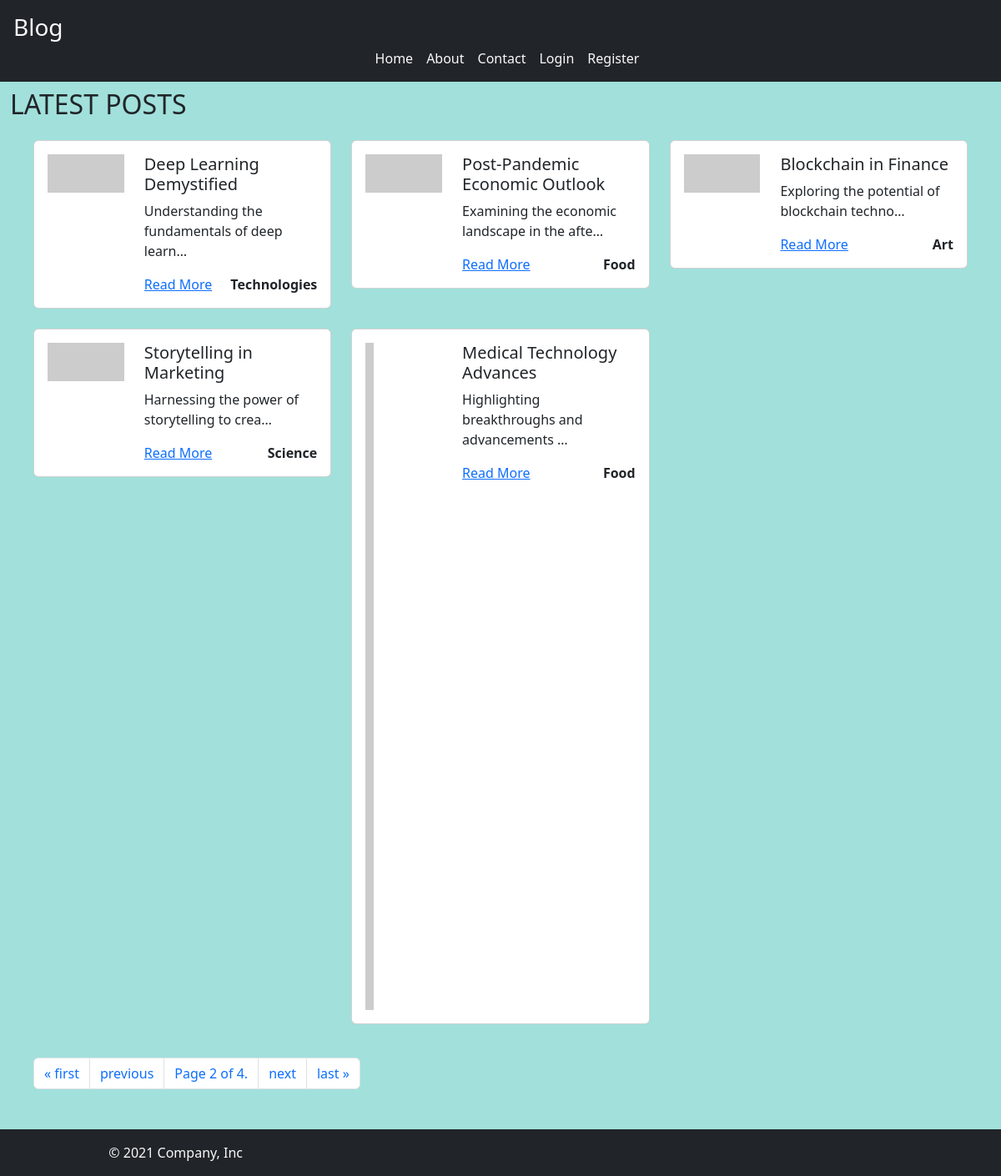
Screenshot of /?page=2 with the database file from the repository.
### blogApp/models.py (models this page shows, shortened)
class Post(models.Model):
    title = models.CharField(max_length=100)
    content = models.TextField()
    img_url = models.ImageField(null=True, blank=True, upload_to='posts/images')
    created_at = models.DateTimeField(auto_now_add=True)
    slug = models.SlugField(unique=True, null=True, blank=True)
    catagory = models.ForeignKey(Catagory, on_delete=models.CASCADE)
    user = models.ForeignKey(User, on_delete=models.CASCADE, null=True, blank=True)
    @property
    def formatted_imag_url(self):
        url = self.img_url if self.img_url.__str__().startswith(('http://','https://')) else self.img_url.url
        return url

class Catagory(models.Model):
    name = models.CharField(max_length=100)

### blogApp/views.py (the view)
# urls.py: path('', index, name='index'),
def index(request):
    blog_title = 'Latest Posts'
    all_posts = Post.objects.all()
    paginator = Paginator(all_posts, 5)
    page_no = request.GET.get('page')
    page_object = paginator.get_page(page_no)
    return render(request, 'index.html', {'blog_title':blog_title, 'page_obj':page_object})

### blogApp/templates/index.html (shortened to what this page needs)
{% extends "base.html" %}
{% block 'content' %}
<div class="container-fluid ">
        <div class="row my-2">
            <div class="col">
                <h2 >{{blog_title | upper}}</h2>
            </div>
            <div class="col-3">
            </div>
        </div>
        <div class="row m-3">
            {% for post in page_obj %}
            <div class="col-4 mb-4">
                <div class="card">
                    <div class="card-body">
                        <div class="row">
                            <div class="col-md-4">
                                <img style='height:300; width:300;' src="{{post.formatted_imag_url}}" class="img-fluid" alt="...">
                            </div>
                            <div class="col-md-8">
                                <h5 class="card-title">{{post.title}}</h5>
                                <p class="card-text">{{post.content | truncatechars:45}}</p>
                                <div class="d-flex justify-content-between">
                                     <a href="{% url 'blog:details' slug=post.slug %}">Read More</a>
                                    <a class="text-decoration-none text-dark fw-bold" href="#">{{post.catagory.name}}</a>
                                </div>
                            </div>
                        </div>
                    </div>
                </div>
            </div>
            {% endfor %}
            <div class="col-12 my-3">
                {% if page_obj.has_other_pages %}
                <nav aria-label="Page navigation">
                    <ul class="pagination">
                        {% if page_obj.has_previous %}
                        <li class="page-item">
                            <a class="page-link" href="?page=1" aria-label="First">
                                <span aria-hidden="true">&laquo; first</span>
                            </a>
                        </li>
                        <li class="page-item">
                            <a class="page-link" href="?page={{page_obj.previous_page_number}}" aria-label="Previous">
                                <span aria-hidden="true">previous</span>
                            </a>
                        </li>
                        {% endif %}
                        <li class="page-item"><span class="page-link">Page {{page_obj.number}} of {{page_obj.paginator.num_pages}}.</span></li>
                        {% if page_obj.has_next%}
                        <li class="page-item">
                            <a class="page-link" href="?page={{page_obj.next_page_number}}" aria-label="Next">
                                <span aria-hidden="true">next</span>
                            </a>
                        </li>
                        <li class="page-item">
                            <a class="page-link" href="?page={{page_obj.paginator.num_pages}}" aria-label="Last">
                                <span aria-hidden="true">last &raquo;</span>
                            </a>
                        </li>
                        {% endif %}
                    </ul>
                </nav>
                {% endif %}
            </div>
        </div>
    </div>
{% endblock %}

### blogApp/static/style.css (style rules this page uses)
body { background-color: rgb(161, 224, 219); }

### rows the page displays
Post: title "Deep Learning Demystified", content "Understanding the fundamentals of deep learn…", catagory.name "Technologies"
Post: title "Post-Pandemic Economic Outlook", content "Examining the economic landscape in the afte…", catagory.name "Food"
Post: title "Blockchain in Finance", content "Exploring the potential of blockchain techno…", catagory.name "Art"
Post: title "Storytelling in Marketing", content "Harnessing the power of storytelling to crea…", catagory.name "Science"
Post: title "Medical Technology Advances", content "Highlighting breakthroughs and advancements …", catagory.name "Food"

### other values shown
{{ blog_title | upper }} "LATEST POSTS"
{{ page_obj.number }} "2"
{{ page_obj.paginator.num_pages }} "4"
